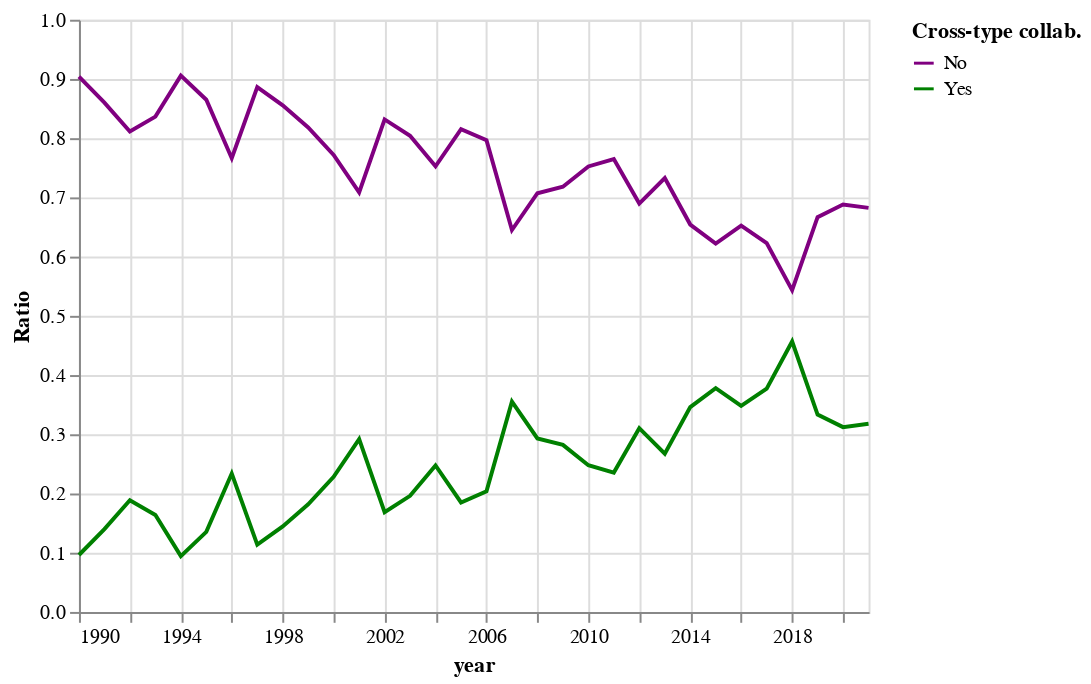

Notebook cell for this chart:
### Code cell
#         scale=alt.Scale(scheme='set1')
cross_type_ratio = alt.Chart(cross_type).mark_line().encode(
    x = 'year',
    y = alt.Y(
        'ratio',
        title = 'Ratio'
    ),
    color = alt.Color(
        'type',
        title = 'Cross-type collab.',
        sort = ['Yes', 'No'],
        scale=alt.Scale(domain=['No', 'Yes'],
                      range=['purple', 'green'])
    ),
)

cross_type_ratio

### Figure 1 — Vega-Lite specification as saved in the notebook (floating-point values rounded to 4 significant figures)
{"config": {"view": {"continuousWidth": 400, "continuousHeight": 300}}, "data": {"name": "data-9828840f8f199db131f1eea3ca3d2229"}, "mark": "line", "encoding": {"color": {"field": "type", "scale": {"domain": ["No", "Yes"], "range": ["purple", "green"]}, "sort": ["Yes", "No"], "title": "Cross-type collab.", "type": "nominal"}, "x": {"field": "year", "type": "temporal"}, "y": {"field": "ratio", "title": "Ratio", "type": "quantitative"}}, "$schema": "https://vega.github.io/schema/vega-lite/v4.17.0.json", "datasets": {"data-9828840f8f199db131f1eea3ca3d2229": [{"year": "1990-01-01T00:00:00", "type": "No", "count": 47, "ratio": 0.9038}, {"year": "1990-01-01T00:00:00", "type": "Yes", "count": 5, "ratio": 0.09615}, {"year": "1991-01-01T00:00:00", "type": "No", "count": 43, "ratio": 0.86}, {"year": "1991-01-01T00:00:00", "type": "Yes", "count": 7, "ratio": 0.14}, {"year": "1992-01-01T00:00:00", "type": "No", "count": 43, "ratio": 0.8113}, {"year": "1992-01-01T00:00:00", "type": "Yes", "count": 10, "ratio": 0.1887}, {"year": "1993-01-01T00:00:00", "type": "No", "count": 46, "ratio": 0.8364}, {"year": "1993-01-01T00:00:00", "type": "Yes", "count": 9, "ratio": 0.1636}, {"year": "1994-01-01T00:00:00", "type": "No", "count": 48, "ratio": 0.9057}, {"year": "1994-01-01T00:00:00", "type": "Yes", "count": 5, "ratio": 0.09434}, {"year": "1995-01-01T00:00:00", "type": "No", "count": 64, "ratio": 0.8649}, {"year": "1995-01-01T00:00:00", "type": "Yes", "count": 10, "ratio": 0.1351}, {"year": "1996-01-01T00:00:00", "type": "No", "count": 59, "ratio": 0.7662}, {"year": "1996-01-01T00:00:00", "type": "Yes", "count": 18, "ratio": 0.2338}, {"year": "1997-01-01T00:00:00", "type": "No", "count": 78, "ratio": 0.8864}, {"year": "1997-01-01T00:00:00", "type": "Yes", "count": 10, "ratio": 0.1136}, {"year": "1998-01-01T00:00:00", "type": "No", "count": 77, "ratio": 0.8556}, {"year": "1998-01-01T00:00:00", "type": "Yes", "count": 13, "ratio": 0.1444}, {"year": "1999-01-01T00:00:00", "type": "No", "count": 72, "ratio": 0.8182}, {"year": "1999-01-01T00:00:00", "type": "Yes", "count": 16, "ratio": 0.1818}, {"year": "2000-01-01T00:00:00", "type": "No", "count": 71, "ratio": 0.7717}, {"year": "2000-01-01T00:00:00", "type": "Yes", "count": 21, "ratio": 0.2283}, {"year": "2001-01-01T00:00:00", "type": "No", "count": 68, "ratio": 0.7083}, {"year": "2001-01-01T00:00:00", "type": "Yes", "count": 28, "ratio": 0.2917}, {"year": "2002-01-01T00:00:00", "type": "No", "count": 84, "ratio": 0.8317}, {"year": "2002-01-01T00:00:00", "type": "Yes", "count": 17, "ratio": 0.1683}, {"year": "2003-01-01T00:00:00", "type": "No", "count": 82, "ratio": 0.8039}, {"year": "2003-01-01T00:00:00", "type": "Yes", "count": 20, "ratio": 0.1961}, {"year": "2004-01-01T00:00:00", "type": "No", "count": 73, "ratio": 0.7526}, {"year": "2004-01-01T00:00:00", "type": "Yes", "count": 24, "ratio": 0.2474}, {"year": "2005-01-01T00:00:00", "type": "No", "count": 97, "ratio": 0.8151}, {"year": "2005-01-01T00:00:00", "type": "Yes", "count": 22, "ratio": 0.1849}, {"year": "2006-01-01T00:00:00", "type": "No", "count": 90, "ratio": 0.7965}, {"year": "2006-01-01T00:00:00", "type": "Yes", "count": 23, "ratio": 0.2035}, {"year": "2007-01-01T00:00:00", "type": "No", "count": 69, "ratio": 0.6449}, {"year": "2007-01-01T00:00:00", "type": "Yes", "count": 38, "ratio": 0.3551}, {"year": "2008-01-01T00:00:00", "type": "No", "count": 70, "ratio": 0.7071}, {"year": "2008-01-01T00:00:00", "type": "Yes", "count": 29, "ratio": 0.2929}, {"year": "2009-01-01T00:00:00", "type": "No", "count": 84, "ratio": 0.7179}, {"year": "2009-01-01T00:00:00", "type": "Yes", "count": 33, "ratio": 0.2821}, {"year": "2010-01-01T00:00:00", "type": "No", "count": 82, "ratio": 0.7523}, {"year": "2010-01-01T00:00:00", "type": "Yes", "count": 27, "ratio": 0.2477}, {"year": "2011-01-01T00:00:00", "type": "No", "count": 91, "ratio": 0.7647}, {"year": "2011-01-01T00:00:00", "type": "Yes", "count": 28, "ratio": 0.2353}, {"year": "2012-01-01T00:00:00", "type": "No", "count": 80, "ratio": 0.6897}, {"year": "2012-01-01T00:00:00", "type": "Yes", "count": 36, "ratio": 0.3103}, {"year": "2013-01-01T00:00:00", "type": "No", "count": 74, "ratio": 0.7327}, {"year": "2013-01-01T00:00:00", "type": "Yes", "count": 27, "ratio": 0.2673}, {"year": "2014-01-01T00:00:00", "type": "No", "count": 87, "ratio": 0.6541}, {"year": "2014-01-01T00:00:00", "type": "Yes", "count": 46, "ratio": 0.3459}, {"year": "2015-01-01T00:00:00", "type": "No", "count": 79, "ratio": 0.622}, {"year": "2015-01-01T00:00:00", "type": "Yes", "count": 48, "ratio": 0.378}, {"year": "2016-01-01T00:00:00", "type": "No", "count": 75, "ratio": 0.6522}, {"year": "2016-01-01T00:00:00", "type": "Yes", "count": 40, "ratio": 0.3478}, {"year": "2017-01-01T00:00:00", "type": "No", "count": 71, "ratio": 0.6228}, {"year": "2017-01-01T00:00:00", "type": "Yes", "count": 43, "ratio": 0.3772}, {"year": "2018-01-01T00:00:00", "type": "No", "count": 69, "ratio": 0.5433}, {"year": "2018-01-01T00:00:00", "type": "Yes", "count": 58, "ratio": 0.4567}, {"year": "2019-01-01T00:00:00", "type": "No", "count": 86, "ratio": 0.6667}, {"year": "2019-01-01T00:00:00", "type": "Yes", "count": 43, "ratio": 0.3333}, {"year": "2020-01-01T00:00:00", "type": "No", "count": 108, "ratio": 0.6879}, {"year": "2020-01-01T00:00:00", "type": "Yes", "count": 49, "ratio": 0.3121}, {"year": "2021-01-01T00:00:00", "type": "No", "count": 116, "ratio": 0.6824}, {"year": "2021-01-01T00:00:00", "type": "Yes", "count": 54, "ratio": 0.3176}]}}
